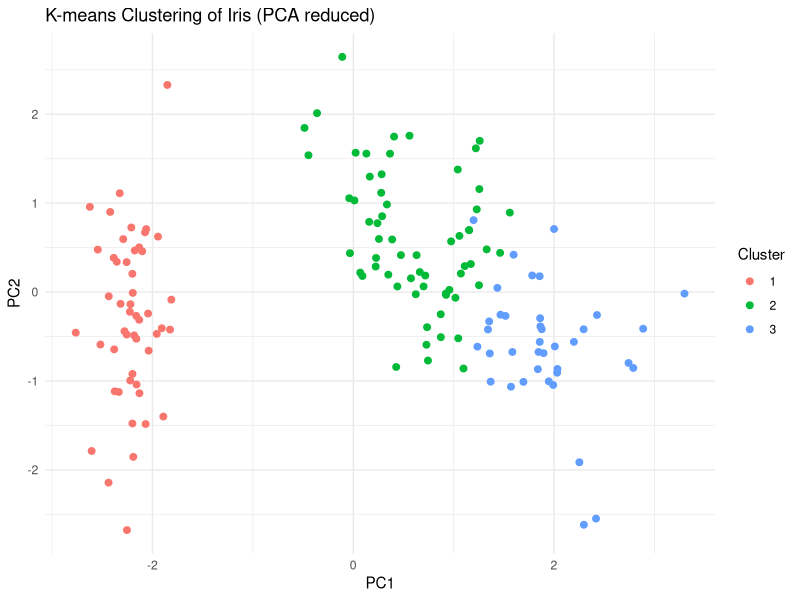

This figure's R source:
data(iris)

# Species(정답)은 제외하고 수치형 데이터만 사용
iris_data <- iris[, 1:4]

# K-means clustering (n_cluster=3)
set.seed(42)
kmeans_model <- kmeans(iris_data, centers = 3, nstart = 20)

print(kmeans_model)

# 클러스터링 결과와 실제 Species 비교
table(Cluster = kmeans_model$cluster, Actual = iris$Species)

library(ggplot2)
library(cluster)

# PCA로 2D로 축소
pca <- prcomp(iris_data, scale. = TRUE)
iris_pca <- data.frame(pca$x[, 1:2], Cluster = as.factor(kmeans_model$cluster))

# 시각화
ggplot(iris_pca, aes(x = PC1, y = PC2, color = Cluster)) +
  geom_point(size = 2) +
  labs(title = "K-means Clustering of Iris (PCA reduced)") +
  theme_minimal()
